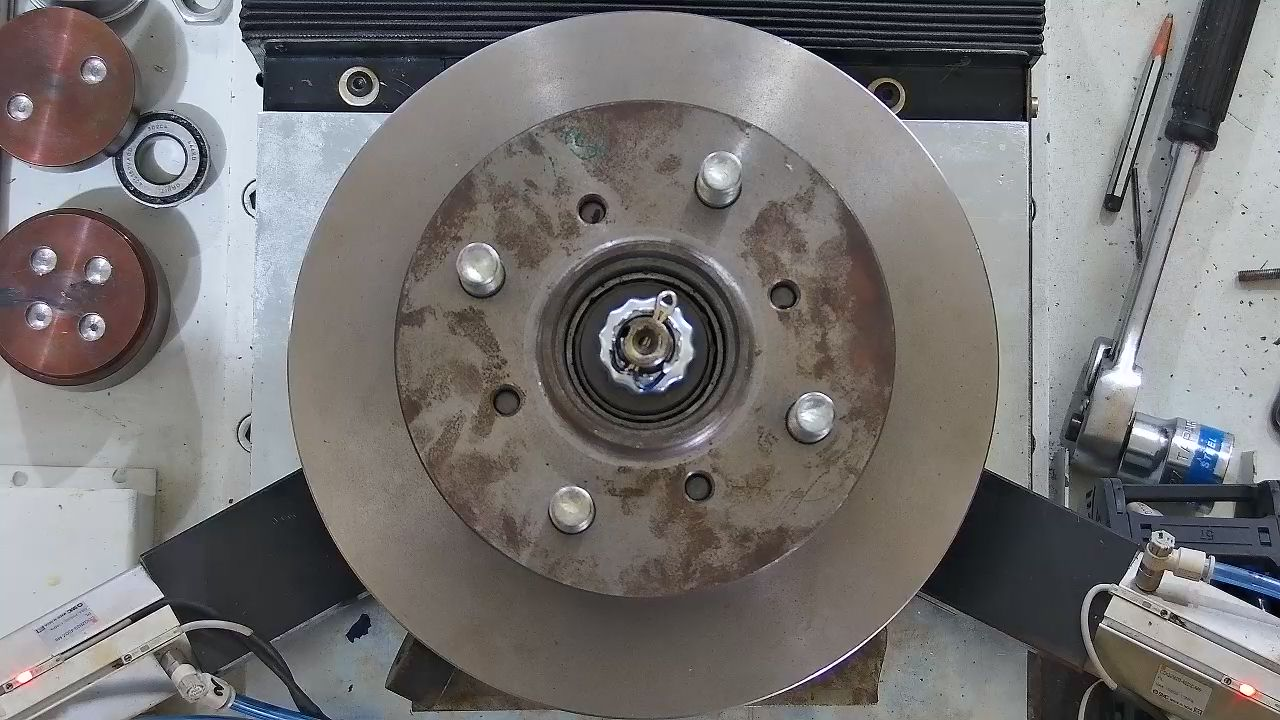
#> input picture test/machine2_dryrun/splitpin_images/OK/192.168.250.64_01_20261119112810836.jpg, 1280 x 720 px
$ python -i PT.py   (imports and definitions only)
#> lines starting #> are read from the running program, lines starting #| are printed output that depends on the picture; after the words box and inside, x2 and y2 are one past the last pixel; in counts of white or black regions, pixels touching at a corner belong together
### utils/CosThetaPrintUtils.py
"""
Print utilities for colored and formatted console output.
"""
from datetime import datetime
from typing import Any

from utils.CosThetaColors import CosThetaColors
from utils.WindowsConsole import enableAnsiColours

# Windows console: show the colour codes as colours, not as text (once per process; harmless if repeated)
enableAnsiColours()
# Import Logger lazily to avoid circular imports
# from logutils.Logger import Logger


# [172 lines left out: functions getCurrentTime, printWithTime, printRed, printBoldRed, printGreen, printBoldGreen and 10 more, not called in this run]

# ------------------------------------------------------------------ mirror the console prints into the log file
# (log.mirror.prints.to.file, see logutils/LogSettings.py). The console output is unchanged. Active only in a
# server process (after setLogProcess); command-line tools and tests that never call it are not affected.
# Level of a mirrored line: red = CONSIDER_ACTION, yellow = TAKE_NOTE, grey (printLight) = DEBUG, others = INFO.
import sys as _sys
import threading as _threading

_mirrorState = _threading.local()
_MIRROR_LEVELS = {
    "printRed": "CONSIDERACTION", "printBoldRed": "CONSIDERACTION",
    "printYellow": "TAKENOTE", "printBoldYellow": "TAKENOTE",
    "printGreen": "INFO", "printBoldGreen": "INFO", "printBlue": "INFO", "printBoldBlue": "INFO",
    "printBold": "INFO", "printPlain": "INFO",
    "printLight": "DEBUG",
}


# [27 lines left out: function _mirror, not called in this run]


def _mirrored(function, levelName: str):
    def wrapper(*args: Any, includeTime: bool = True) -> None:
        function(*args, includeTime=includeTime)
        _mirror(levelName, args)
    wrapper.__name__, wrapper.__doc__ = function.__name__, function.__doc__
    return wrapper


for _name, _level in _MIRROR_LEVELS.items():
    globals()[_name] = _mirrored(globals()[_name], _level)
#> further down, picture is the input picture: shape (720, 1280, 3); mean B, G, R 114.9, 115.3, 117.7

_printInColorPlain = printInColor


# [7 lines left out: function printInColor, not called in this run]

### utils/WindowsConsole.py
"""
Turns on ANSI colour (escape-sequence) processing in the Windows console.

Without it, a console started by cmd.exe shows the colour codes of the coloured prints and
log lines as text, e.g. "<-[32m<-[1m...<-[0m". The setting belongs to the console window,
which every process of the application shares (multiprocessing spawn inherits it), so
enabling it once is enough; calling it again is harmless.

Does nothing on other operating systems, or when output is not a console (redirected to a
file or pipe).
"""
import os

ENABLE_VIRTUAL_TERMINAL_PROCESSING = 0x0004
STD_OUTPUT_HANDLE = -11
STD_ERROR_HANDLE = -12

_enabled = None   # None = not tried yet; True / False = result of the first try


def enableAnsiColours() -> bool:
    """Turns on ANSI colour processing for stdout and stderr. True if at least one is on."""
    global _enabled
    if _enabled is not None:
        return _enabled
    if os.name != 'nt':
        _enabled = True
        return True
    try:
        import ctypes
        from ctypes import wintypes

        kernel32 = ctypes.WinDLL('kernel32', use_last_error=True)
        kernel32.GetStdHandle.argtypes = [wintypes.DWORD]
        kernel32.GetStdHandle.restype = wintypes.HANDLE
        kernel32.GetConsoleMode.argtypes = [wintypes.HANDLE, ctypes.POINTER(wintypes.DWORD)]
        kernel32.GetConsoleMode.restype = wintypes.BOOL
        kernel32.SetConsoleMode.argtypes = [wintypes.HANDLE, wintypes.DWORD]
        kernel32.SetConsoleMode.restype = wintypes.BOOL

        invalid = {None, 0, ctypes.c_void_p(-1).value}
        anyOn = False
        for which in (STD_OUTPUT_HANDLE, STD_ERROR_HANDLE):
            handle = kernel32.GetStdHandle(wintypes.DWORD(which & 0xFFFFFFFF))
            if handle in invalid:
                continue
            mode = wintypes.DWORD()
            if not kernel32.GetConsoleMode(handle, ctypes.byref(mode)):
                continue   # not a console (redirected)
            if mode.value & ENABLE_VIRTUAL_TERMINAL_PROCESSING:
                anyOn = True
            elif kernel32.SetConsoleMode(handle, mode.value | ENABLE_VIRTUAL_TERMINAL_PROCESSING):
                anyOn = True
        _enabled = anyOn
    except Exception:
        _enabled = False
    return _enabled

### BaseUtils.py
# VERY, VERY IMPORTANT NOTE: Ensure that BaseUtils is in the project root.
# This is to ensure that getFullyQualifiedName works properly

import psutil
import os
from pathlib import Path
import inspect
import sys
from typing import Union, Optional, Dict, List, Any
from datetime import datetime
import time

# Global project root cache
_projectRoot: Optional[str] = None


# ***********************************************************
# ***** VERY, VERY IMPORTANT NOTE: *****
# Ensure that BaseUtils is in the project root.
# This is to ensure that getFullyQualifiedName works properly
# ***********************************************************


def get_project_root() -> str:
    """
    Returns the project root directory path WITHOUT trailing slash.
    Caches the result for performance.

    Returns:
        str: Absolute path to project root directory
    """
    global _projectRoot
    if _projectRoot is None:
        _projectRoot = str(Path(__file__).parent)
        _projectRoot = _projectRoot.replace("\\", "/")
    return _projectRoot


# Initialize project root on module load
get_project_root()


# [488 lines left out: functions getFullyQualifiedName, getCurrentTime, getDatetimeFromString, getTimeDotTimeFromString, getYMDHMSmFormatFromTimeDotTime, getPostgresDatetimeFromString and 9 more, not called in this run]

import numpy as np
import cv2
# [8 lines left out: function saveImage, not called in this run]

# Module self-test (only runs when module is executed directly)
# [3 lines that do not run on import are left out]
# [11 lines of commented-out code are left out]

### video/PT.py
# The core logic of processing images to count tablets is in this program

import time
from copy import deepcopy

import cv2
import glob
from PIL import Image as im
from numpy import *
from operator import *
import pandas as pd
from sklearn.cluster import DBSCAN
from itertools import combinations
from monitorAllConnections.HeartbeatAndAlarmServer import *

REQUIRED_NUMBER_OF_TABLETS = 30
RESIZING_FACTOR = 1
TYPICAL_DISTANCE_BETWEEN_CAPSULES = 45
CURRENT_TABLET_SIZE_MEAN = 150
CURRENT_TABLET_SIZE_STDDEV = 35

SHOW_INTERIM_IMAGES = 1
SHOW_END_OF_MAJOR_METHOD_IMAGES = 2
SHOW_MAIN_IMAGES = 3
SHOW_FINAL_IMAGES = 4
SHOW_NO_IMAGES = 5
currentShowImageDebugLevel = 5

WRITE_FRAME_NUMBER = False
SHOW_FRAME_NUMBER = True
SHOW_TABLET_COUNT = False
SHOW_POLYGONS = False
SHOW_CLUSTER_COUNTS = False
BEEP_ON_RED = True

def setCurrentShowImageDebugLevel(currShowImageDebugLevel):
	global currentShowImageDebugLevel
	currentShowImageDebugLevel = currShowImageDebugLevel


WRITE_INTERIM_IMAGES = 1
WRITE_MAIN_IMAGES = 2
WRITE_METHOD_FINAL_IMAGES = 3
WRITE_EVENTUAL_IMAGES = 4
WRITE_NO_IMAGES = 5
currentWriteImageDebugLevel = 4

def setCurrentWriteImageDebugLevel(currWriteImageDebugLevel):
	global currentWriteImageDebugLevel
	currentWriteImageDebugLevel = currWriteImageDebugLevel


inputDir = '/home/uddipan/PycharmProjects/GeltecCapsules/Input'
outputDir = '/home/uddipan/PycharmProjects/GeltecCapsules/Output'
# path = inputDir + "/frame-30-09-2022-08-40-23.jpg"
path = inputDir + "/*.jpg"
# path = inputDir + "/frame-31-10-2022-14-19-49.jpg"
# path = inputDir + "/frame-31-10-2022-16-17-49.jpg"
# path = inputDir + "/frame-31-10-2022-16-18-42.jpg"

counter = 1
subCounter = 1

# [1 line that did not run here, left out]
# [1 line that did not run here, left out]
# [1 line that did not run here, left out]
# [1 line that did not run here, left out]
# [1 line that did not run here, left out]
# [1 line that did not run here, left out]

# *************************************************************
# Functions to figure out if a line intersects a rectangle
# [204 lines left out: functions perpendicular, seg_intersection, get_intersection, isPointInsideRectangle, doesLineIntersectRectangle, doesLineIntersectSetOfRectangles and 2 more, not called in this run]


# End of functions to figure out if a line intersects a rectangle
# *************************************************************

# print(doesLineIntersectSetOfRectangles([(2,2),(3,3)],[(6,0,1,1),(1,5,2,2)]))

def calculateAreaForContourOfFloatPoints(listOfFloatTuples):
	area = cv2.contourArea(np.around(np.array([[pt] for pt in listOfFloatTuples])).astype(np.int32))
	return area


# [10 lines left out: functions showImage, getCVImageFromNdarray, not called in this run]


def showNDArray(array, title='img', debugLevel=SHOW_INTERIM_IMAGES):
	image = getCVImageFromNdarray(array)
	showImage(image, title, debugLevel)


# [17 lines left out: functions writeImage, listFiles, not called in this run]


def createPolygon(listOfPoints: list) -> list:
	polygon = np.array(listOfPoints).reshape((-1, 1, 2)).astype(np.int32)
	return polygon


# [13 lines left out: functions dilate, erode, not called in this run]


# [1 line that did not run here, left out]

# [95 lines left out: functions morphclose, morphopen, cropAndResizeImage, getWhiteBlobsOfInterest, not called in this run]


beepedForThisBottlePair = False
beepNow = True


def binarizeAndInvert(croppedImage, showDebugLevel=currentShowImageDebugLevel,
                      writeDebugLevel=currentWriteImageDebugLevel):
	# print(f'Current write debug level in binarizeAndInvert is {writeDebugLevel}')
	cImgDebugLevel = currentShowImageDebugLevel
	cWriteDebugLevel = currentWriteImageDebugLevel
	setCurrentShowImageDebugLevel(showDebugLevel)
	setCurrentWriteImageDebugLevel(writeDebugLevel)
	gray = cv2.cvtColor(croppedImage, cv2.COLOR_BGR2GRAY)
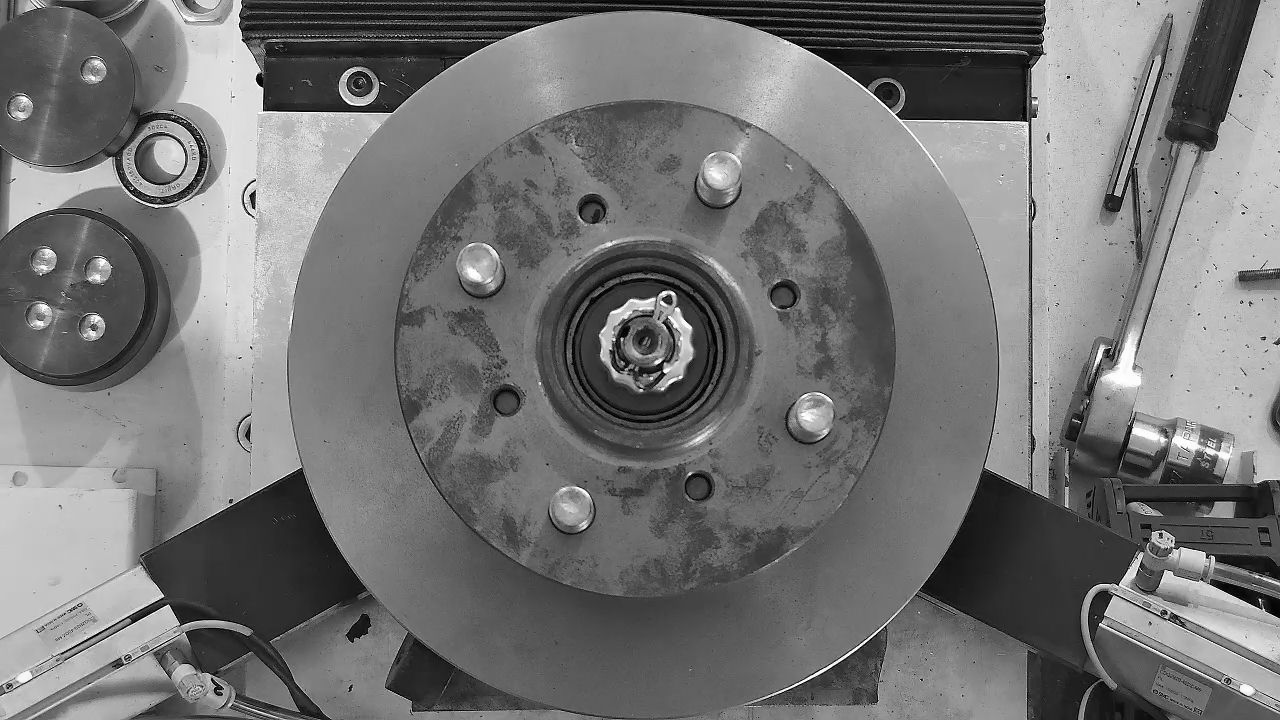
#> gray: shape (720, 1280); min 0, max 255, mean 115.9
	th, inverted_binarized = cv2.threshold(gray, 84, 255, cv2.THRESH_BINARY_INV)
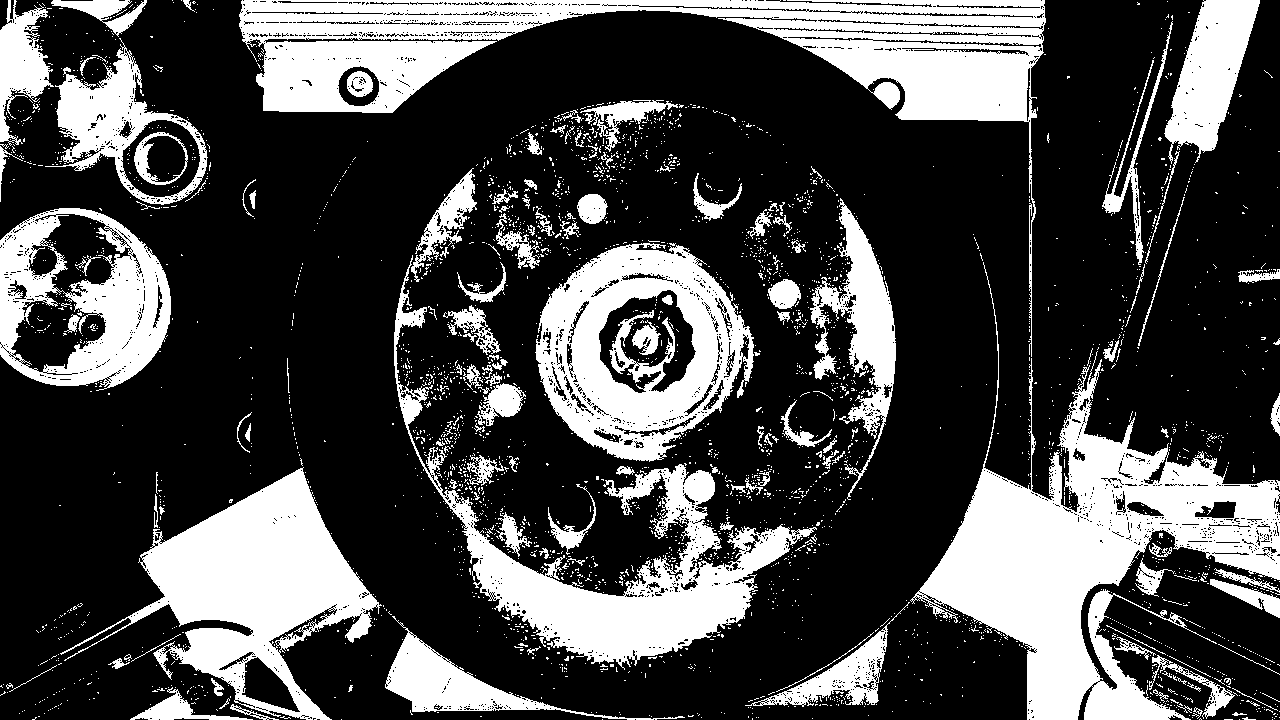
#> inverted_binarized: shape (720, 1280); 28.9% white; 3105 white regions (2957 under 20 px), largest, box (x1, y1, x2, y2) and area: (910, 262, 1280, 720) 49312, (239, 0, 1046, 357) 48165, (60, 467, 382, 720) 29449
#> (the run stopped early here; a loop or call above may not have finished)
